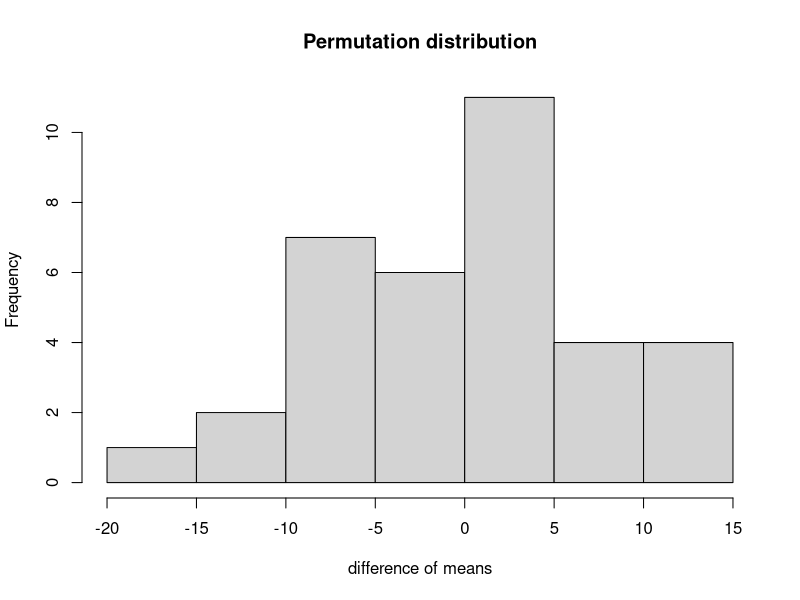

The R source for this figure:
## ---- chunk 1
knitr::opts_chunk$set(echo = TRUE, fig.align = 'center', fig.height = 4, fig.width = 6)
## ---- chunk 2

all_obs <- c(38, 45, 58, 64,48, 59, 61)

c3 <- combn(all_obs,3)


actual_sample <- abs(mean(c(38, 45, 58, 64)) - mean(c(48, 59, 61)))

extreme_count <- sum(abs(apply(c3, 2, function(x) mean(x) - mean(setdiff(all_obs, x))))>=actual_sample)

p_value_estimate <- extreme_count / ncol(c3)

p_value_estimate # if small (reject), assuming that the null hypothesis is true, it is very unlikely to obtain a value that is as large as 4.75 in magnitude is 20 out of 35
## ---- chunk 3
hist(apply(c3, 2, function(x) mean(x) - mean(setdiff(all_obs, x))), main = "Permutation distribution",  xlab = 'difference of means')
## ---- chunk 4

all_obs <- c(42.3, 48.1, 50, 53.1, 50.7)

c3 <- combn(all_obs,3)


actual_sample <- abs(mean(c(42.3, 48.1, 50)) - mean(c(53.1, 50.7)))

extreme_count <- sum(abs(apply(c3, 2, function(x) mean(x) - mean(setdiff(all_obs, x))))>=actual_sample)

p_value_estimate <- extreme_count / ncol(c3)

p_value_estimate # if small (reject), assuming that the null hypothesis is true, it is very unlikely to obtain a value that is as large as 4.75 in magnitude is 20 out of 35
